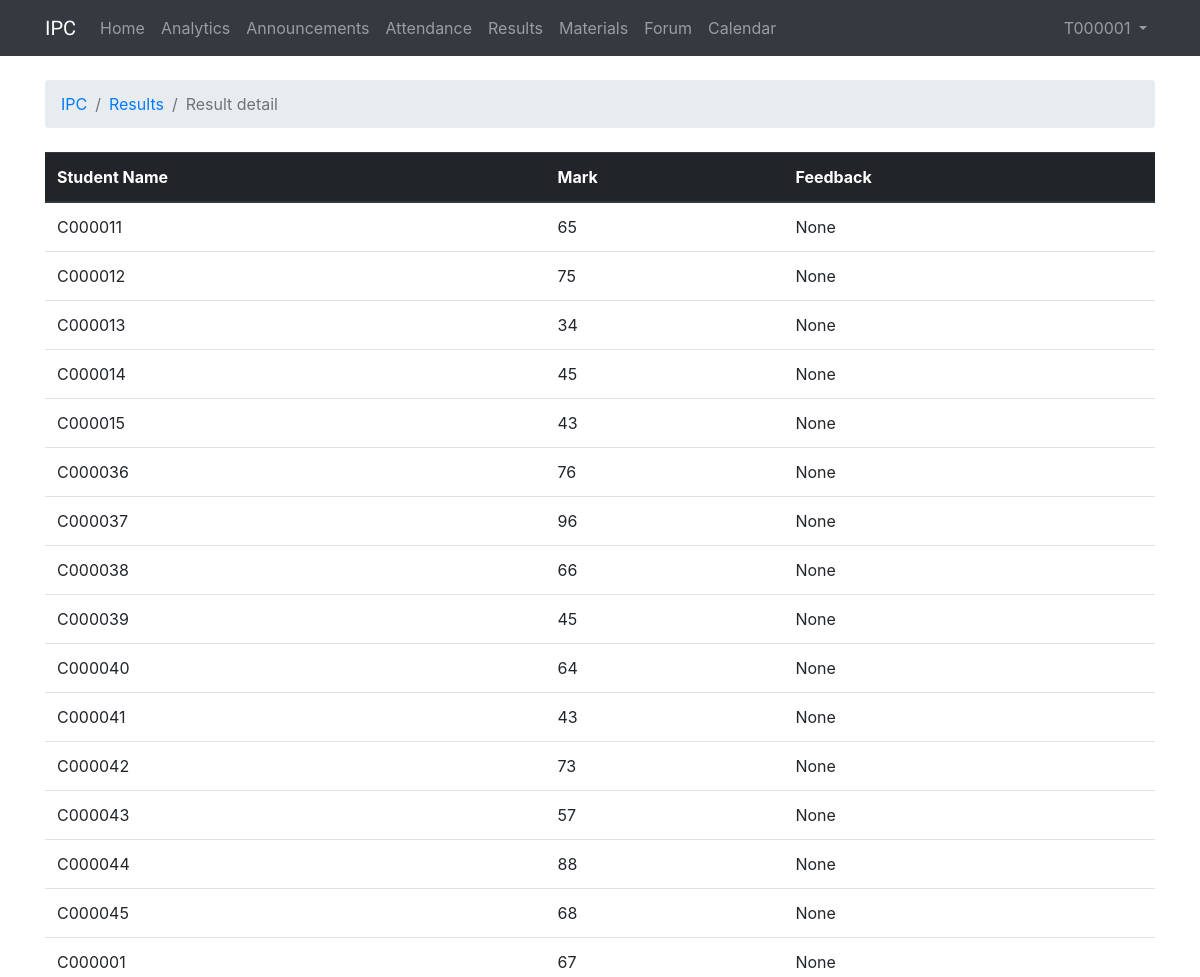
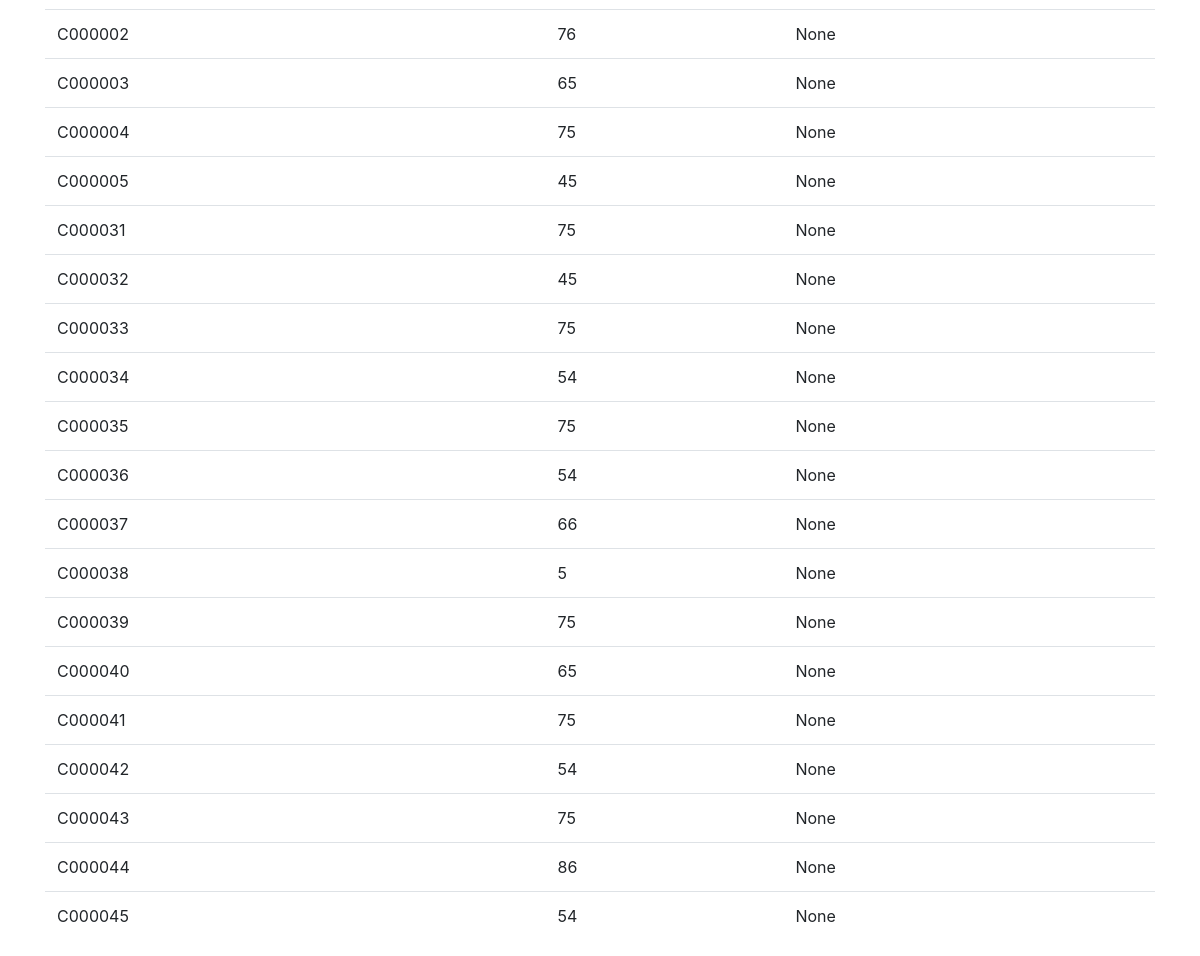
The page /4/result/262/detail (signed in) on the database its author committed (2 pictures, top to bottom).
### IPC/models.py (models this page shows, shortened)
class Result(models.Model):
    resultType = models.ForeignKey(ResultType, on_delete=models.CASCADE,)
    resultStudentId = models.ForeignKey(User, on_delete=models.CASCADE,)
    resultStudentMark = models.IntegerField(default=0, validators=[MaxValueValidator(100), MinValueValidator(0)], null=True)
    resultFeedback = models.CharField(max_length=255, default="", blank=True, null=True)
    resultReturnedDate = models.DateField(auto_now_add=True)
    resultCourse = models.ForeignKey(Course, on_delete=models.CASCADE,)
    resultName = models.CharField(max_length=255)
    resultSubject = models.ForeignKey(Subject, on_delete=models.CASCADE)
    resultOverallValue = models.IntegerField(default=0, validators=[MaxValueValidator(100), MinValueValidator(0)])

### IPC/views.py (the view)
# urls.py: path('<int:course_id>/result/<int:result_id>/detail', views.course_result_detail, name='course_result_detail'),
@login_required
def course_result_detail(request, course_id, result_id):
    result_name = Result.objects.get(id=result_id)
    results = list(Result.objects.filter(resultName=result_name.resultName).order_by('resultName'))
    return render(request, 'result_detail.html', {'results': results,
                                                  'course_id': course_id,})

### templates/result_detail.html (shortened to what this page needs)
{% extends 'base.html' %}
{% block breadcrumb %}
  <li class="breadcrumb-item"><a href="{% url 'course' %}">IPC</a></li>
  <li class="breadcrumb-item"><a href="{% url 'course_result' course_id=course_id %}">Results</a></li>
  <li class="breadcrumb-item active">Result detail</li>
{% endblock %}
{% block content %}
  <table class="table">
    <thead class="thead-dark">
      <tr>
        <th>Student Name</th>
        <th>Mark</th>
        <th>Feedback</th>
      </tr>
    </thead>
    <tbody>
      {% for result in results %}
        <tr>
          <td>{{ result.resultStudentId }}</td>
          <td>{{ result.resultStudentMark }}</td>
          <td>{{ result.resultFeedback }}</td>
        </tr>
      {% endfor %}
    </tbody>
  </table>
{% endblock %}

### templates/base.html (shortened to what this page needs)
{% load static %}<!DOCTYPE html>
<html>
  <head>
    <link rel="stylesheet" href="{% static 'css/bootstrap.min.css' %}">
    <link rel="stylesheet" href="{% static 'css/app.css' %}">
  </head>
  <body>
    {% block body %}
      <nav class="navbar navbar-expand-lg navbar-dark bg-dark">
        <div class="container">
          <a class="navbar-brand" href="{% url 'course' %}">IPC</a>
          <div class="collapse navbar-collapse" id="navbarNavAltMarkup">
            <div class="navbar-nav">
              <a class="nav-item nav-link" href="{% url 'course' %}">Home<span class="sr-only">(current)</span></a>
              <a class="nav-item nav-link" href="{% url 'course_statistic' course_id=course_id %}">Analytics</a>
              <a class="nav-item nav-link" href="{% url 'course_announcement' course_id=course_id %}">Announcements</a>
              <a class="nav-item nav-link" href="{% url 'course_attendance' course_id=course_id %}">Attendance</a>
              <a class="nav-item nav-link" href="{% url 'course_result' course_id=course_id %}">Results</a>
              <a class="nav-item nav-link" href="{% url 'course_material' course_id=course_id %}">Materials</a>
              <a class="nav-item nav-link" href="{% url 'institute_forum' course_id=course_id %}">Forum</a>
              <a class="nav-item nav-link" href="{% url 'calendar' course_id=course_id %}">Calendar</a>
            </div>
          </div>
          <div class="collapse navbar-collapse" id="mainMenu">
            <ul class="navbar-nav ml-auto">
              <li class="nav-item dropdown">
                <a class="nav-link dropdown-toggle" href="#" id="userMenu" data-toggle="dropdown" aria-haspopup="true" aria-expanded="false">
                  {{ user.username }}
                </a>
              </li>
            </ul>
          </div>
        </div>
      </nav>
      <div class="container">
        <ol class="breadcrumb my-4">
          {% block breadcrumb %}
          {% endblock %}
        </ol>
        {% block content %}
        {% endblock %}
      </div>
    {% endblock body %}
  </body>
</html>

### static/css/app.css (style rules this page uses)
.navbar-brand { font-family: 'Aldrich', sans-serif; }

### rows shown on the page
Result: resultStudentId "C000011", resultStudentMark "65", resultFeedback "None"
Result: resultStudentId "C000012", resultStudentMark "75", resultFeedback "None"
Result: resultStudentId "C000013", resultStudentMark "34", resultFeedback "None"
Result: resultStudentId "C000014", resultStudentMark "45", resultFeedback "None"
Result: resultStudentId "C000015", resultStudentMark "43", resultFeedback "None"
Result: resultStudentId "C000036", resultStudentMark "76", resultFeedback "None"
Result: resultStudentId "C000037", resultStudentMark "96", resultFeedback "None"
Result: resultStudentId "C000038", resultStudentMark "66", resultFeedback "None"
Result: resultStudentId "C000039", resultStudentMark "45", resultFeedback "None"
Result: resultStudentId "C000040", resultStudentMark "64", resultFeedback "None"
Result: resultStudentId "C000041", resultStudentMark "43", resultFeedback "None"
Result: resultStudentId "C000042", resultStudentMark "73", resultFeedback "None"
Result: resultStudentId "C000043", resultStudentMark "57", resultFeedback "None"
Result: resultStudentId "C000044", resultStudentMark "88", resultFeedback "None"
Result: resultStudentId "C000045", resultStudentMark "68", resultFeedback "None"
Result: resultStudentId "C000001", resultStudentMark "67", resultFeedback "None"
Result: resultStudentId "C000002", resultStudentMark "76", resultFeedback "None"
Result: resultStudentId "C000003", resultStudentMark "65", resultFeedback "None"
Result: resultStudentId "C000004", resultStudentMark "75", resultFeedback "None"
Result: resultStudentId "C000005", resultStudentMark "45", resultFeedback "None"
Result: resultStudentId "C000031", resultStudentMark "75", resultFeedback "None"
Result: resultStudentId "C000032", resultStudentMark "45", resultFeedback "None"
Result: resultStudentId "C000033", resultStudentMark "75", resultFeedback "None"
Result: resultStudentId "C000034", resultStudentMark "54", resultFeedback "None"
Result: resultStudentId "C000035", resultStudentMark "75", resultFeedback "None"
Result: resultStudentId "C000036", resultStudentMark "54", resultFeedback "None"
Result: resultStudentId "C000037", resultStudentMark "66", resultFeedback "None"
Result: resultStudentId "C000038", resultStudentMark "5", resultFeedback "None"
Result: resultStudentId "C000039", resultStudentMark "75", resultFeedback "None"
Result: resultStudentId "C000040", resultStudentMark "65", resultFeedback "None"
Result: resultStudentId "C000041", resultStudentMark "75", resultFeedback "None"
Result: resultStudentId "C000042", resultStudentMark "54", resultFeedback "None"
Result: resultStudentId "C000043", resultStudentMark "75", resultFeedback "None"
Result: resultStudentId "C000044", resultStudentMark "86", resultFeedback "None"
Result: resultStudentId "C000045", resultStudentMark "54", resultFeedback "None"

### other values the page prints
{{ user.username }} "T000001"
